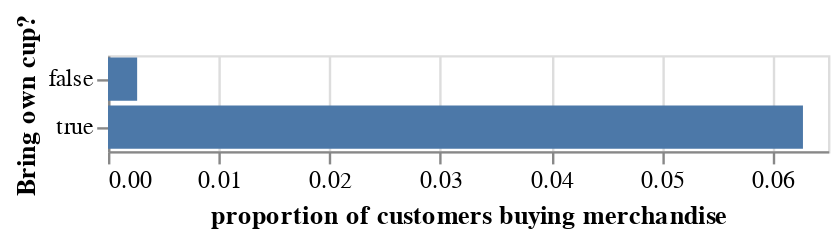

Notebook cell for this chart:
### Code cell
alt.Chart(prop_customer_buy_merchandise_df).mark_bar().encode(
    alt.Y('own_cup').title('Bring own cup?'),
    alt.X('prop').title("proportion of customers buying merchandise")
)

### Figure 1 — Vega-Lite specification as saved in the notebook (floating-point values rounded to 4 significant figures)
{"config": {"view": {"continuousWidth": 300, "continuousHeight": 300}}, "data": {"name": "data-09ae3924c6f36b07a39933c28abfdaf4"}, "mark": {"type": "bar"}, "encoding": {"x": {"field": "prop", "title": "proportion of customers buying merchandise", "type": "quantitative"}, "y": {"field": "own_cup", "title": "Bring own cup?", "type": "nominal"}}, "$schema": "https://vega.github.io/schema/vega-lite/v5.20.1.json", "datasets": {"data-09ae3924c6f36b07a39933c28abfdaf4": [{"own_cup": true, "prop": 0.06274}, {"own_cup": false, "prop": 0.002632}]}}
